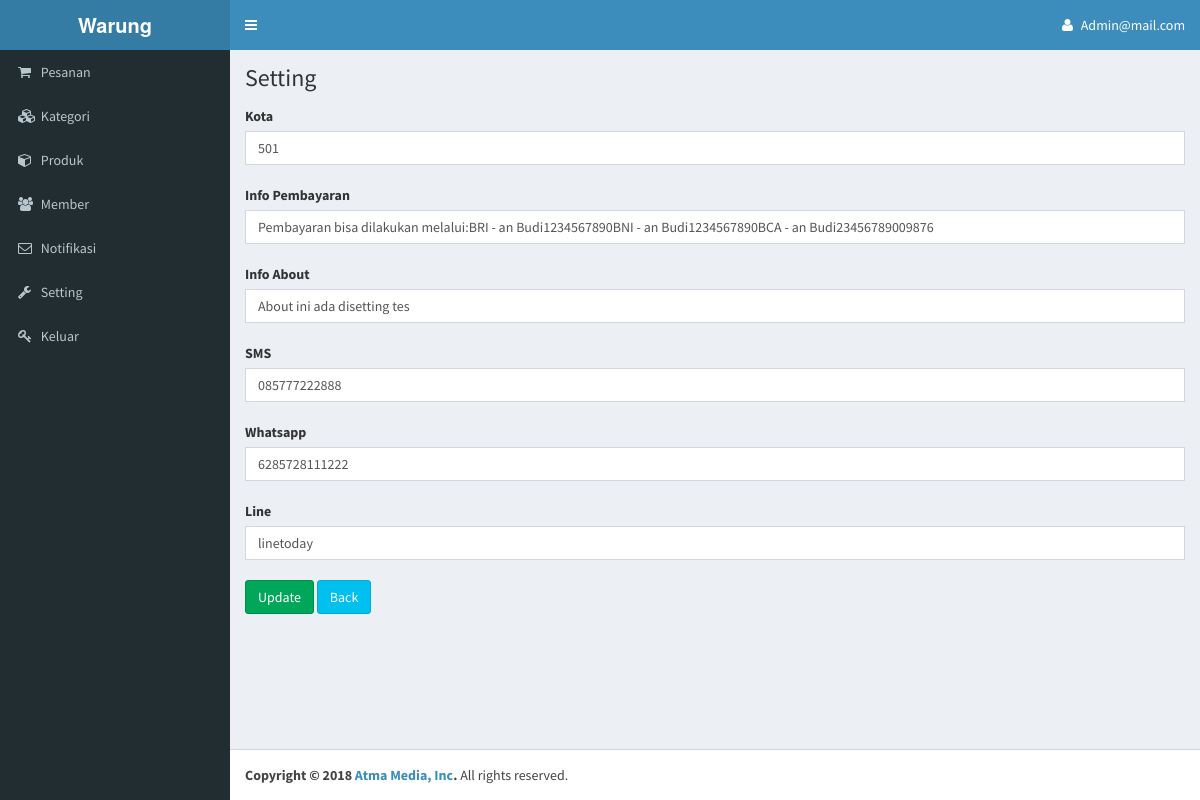
The page /editsetting.php?id=1 (signed in) on the database its author committed.
### tables this page shows
CREATE TABLE `setting` (
  `id` int(11) NOT NULL,
  `provinsi` int(11) NOT NULL,
  `distrik` int(11) NOT NULL,
  `kota` int(11) NOT NULL,
  `info_pembayaran` text NOT NULL,
  `info_about` text NOT NULL,
  `sms` varchar(20) NOT NULL,
  `whatsapp` varchar(20) NOT NULL,
  `line` varchar(20) NOT NULL
);

### editsetting.php (the view, shortened to what this page needs)
<?php
if(isset($_SESSION['id'])){
include "header.php";
?>
      <div class="content-wrapper">
        <section class="content-header">
          <h1>
           Setting
          </h1>
        </section>
		<section class="content">
		<?php
if(isset($_GET['id'])){
$stmt = $connect->query("SELECT * FROM setting WHERE id='$_GET[id]'");
$s = $stmt->fetch_assoc();
$kota = $s['kota'];
$info_pembayaran = $s['info_pembayaran'];
$info_about = $s['info_about'];
$sms = $s['sms'];
$whatsapp = $s['whatsapp'];
$line = $s['line'];
$btnv = "Update";
$btn = "upd";
}
		if(isset($_POST['upd'])){
			$getID = $_GET['id'];
            $kota = $_POST['kota'];
            $info_pembayaran = $_POST['info_pembayaran'];
            $info_about = $_POST['info_about'];
            $sms = $_POST['sms'];
            $whatsapp = $_POST['whatsapp'];
            $line = $_POST['line'];
		$in = $connect->query("UPDATE setting SET kota ='$kota', info_pembayaran='$info_pembayaran', info_about='$info_about'
        , sms='$sms', whatsapp='$whatsapp', line='$line'
         WHERE id='$getID'");
		if($in){
		echo '<div class="alert alert-success" role="alert">Update Berhasil</div>';
		}else{
        echo '<div class="alert alert-danger" role="alert">Update Belum Tersimpan</div>';
        }
}else if(isset($_GET['d'])){
$stmt = hapus('setting','id',$_GET['d']);
echo '<div class="alert alert-success" role="alert">Hapus Berhasil</div>';
}else{
		?>
		<form method="POST" enctype="multipart/form-data">
		<label>Kota</label><br>
        <input name="kota" type="text" class="form-control" value="<?php echo $kota;?>" required="required"><br>
        <label>Info Pembayaran</label><br>
        <input name="info_pembayaran" type="text" class="form-control" value="<?php echo $info_pembayaran;?>" required="required"><br>
        <label>Info About</label><br>
		<input name="info_about" type="text" class="form-control" value="<?php echo $info_about;?>" required="required"><br>
        <label>SMS</label><br>
        <input name="sms" type="text" class="form-control" value="<?php echo $sms;?>" required="required"><br>
        <label>Whatsapp</label><br>
		<input name="whatsapp" type="text" class="form-control" value="<?php echo $whatsapp;?>" required="required"><br>
        <label>Line</label><br>
        <input name="line" type="text" class="form-control" value="<?php echo $line;?>" required="required"><br>
        <input name="<?php echo $btn;?>" type="submit" value="<?php echo $btnv;?>" class="btn btn-success">
        <a href="setting.php" class="btn btn-info">Back</a>
        </form>
<?php
}
echo '</section>
      </div>';
include "footer.php";
}else{
header('location:signin.php');
}
?>

### rows shown on the page
setting: kota "501", info_pembayaran "Pembayaran bisa dilakukan melalui:BRI - an Budi1234567890BNI - an Budi1234567890BCA - an Budi23456789009876", info_about "About ini ada disetting tes", sms "085777222888", whatsapp "6285728111222", line "linetoday"

### other values the page prints
$_SESSION['id'] "Admin@mail.com"
